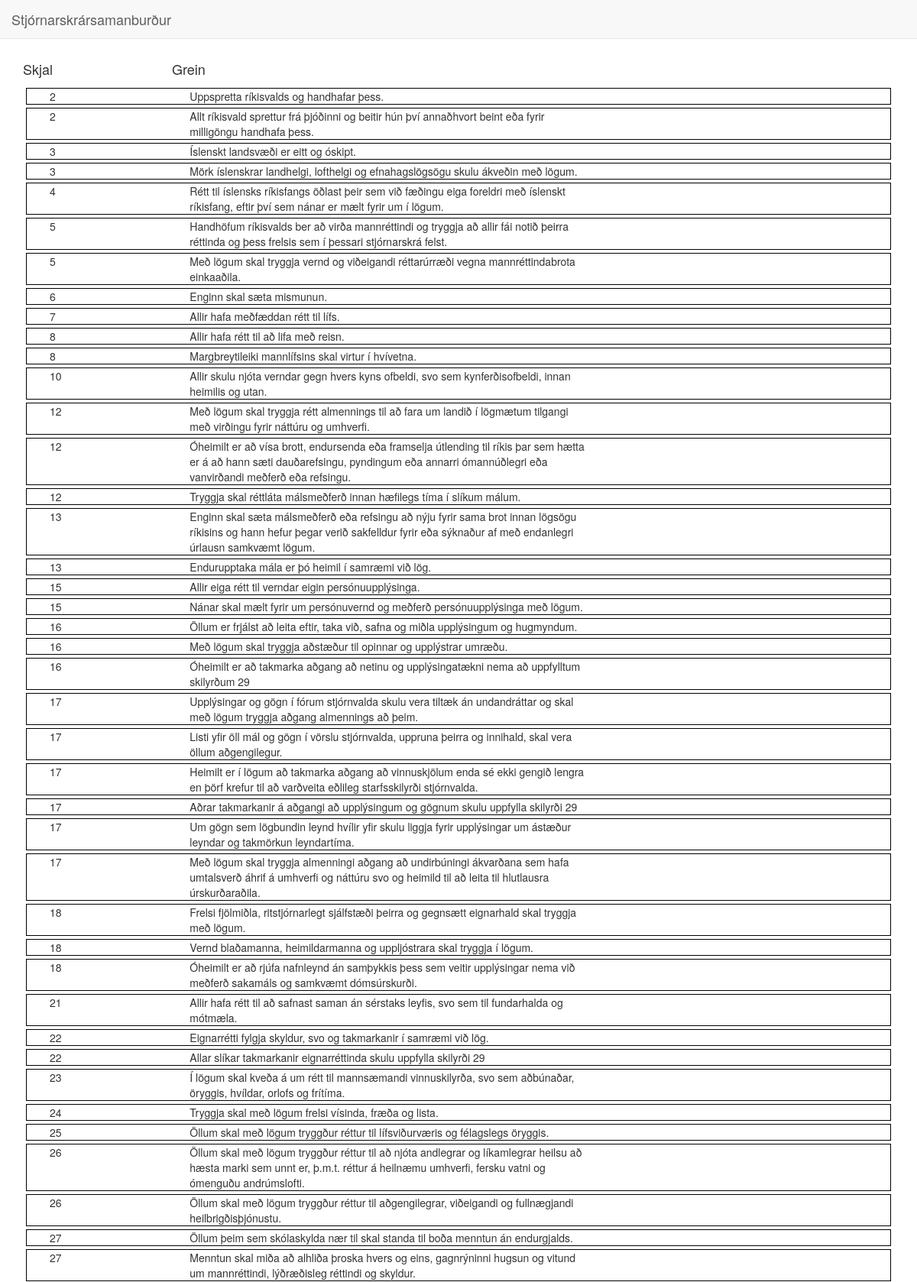
The page /new/ (upper part) on the database its author committed.
### compare/models.py (models this page shows, shortened)
class Sentence(models.Model):
	text = models.CharField(max_length = 1024)
	ORIGIN_CHOICES = (
	    (1, _("Stjórnarskrá")),
    	(2, _("Frumvarp"))
	)
	origin = models.IntegerField(choices=ORIGIN_CHOICES, default=1)
	article_nr = models.CharField(max_length=3)
	def __str__(self):
		return self.text

### compare/views.py (the view)
# urls.py: url(r'^new/$', NewList.as_view(), name='new_list'),
class NewList(ListView):
	model = Match
	template_name = 'compare/new_list.html'
	def get_context_data(self, **kwargs):
		context = super(NewList, self).get_context_data(**kwargs)
		match_frumvarp = Match.objects.filter(frumvarp__origin=2)
		frumvarp_sentence = [f.frumvarp.id for f in match_frumvarp]
		context['new_list'] = Sentence.objects.filter(origin=2).exclude(id__in=frumvarp_sentence)
		return context

### compare/templates/compare/new_list.html
{% extends 'compare/index.html'%}
{% block content %}
	<div class="row">
		<div class="col-md-12">
			<div class="row">
				<div class="col-md-2"><h4>Skjal</h4></div>
				<div class="col-md-6"><h4>Grein</h4></div>
			</div>
		</div>
	</div>
	{% for f in new_list %}
		<div class="row boxed">
			<div class="col-md-12">
				<div class="col-md-2">
					{{ f.article_nr }}
				</div>
				<div class="col-md-6">
					{{ f }}
				</div>
			</div>
		</div>
	{% endfor %}
{% endblock %}

### templates/base.html (style rules this page uses)
div.boxed { border: thin solid black; margin: 4px; }

### rows shown on the page
Sentence: article_nr "2", text "Uppspretta ríkisvalds og handhafar þess."
Sentence: article_nr "2", text "Allt ríkisvald sprettur frá þjóðinni og beitir hún því annaðhvort beint eða fyrir milligöngu handhafa þess."
Sentence: article_nr "3", text "Íslenskt landsvæði er eitt og óskipt."
Sentence: article_nr "3", text "Mörk íslenskrar landhelgi, lofthelgi og efnahagslögsögu skulu ákveðin með lögum."
Sentence: article_nr "4", text "Rétt til íslensks ríkisfangs öðlast þeir sem við fæðingu eiga foreldri með íslenskt ríkisfang, eftir því sem nánar er mælt fyrir um í lögum."
Sentence: article_nr "5", text "Handhöfum ríkisvalds ber að virða mannréttindi og tryggja að allir fái notið þeirra réttinda og þess frelsis sem í þessari stjórnarskrá felst."
Sentence: article_nr "5", text "Með lögum skal tryggja vernd og viðeigandi réttarúrræði vegna mannréttindabrota einkaaðila."
Sentence: article_nr "6", text "Enginn skal sæta mismunun."
Sentence: article_nr "7", text "Allir hafa meðfæddan rétt til lífs."
Sentence: article_nr "8", text "Allir hafa rétt til að lifa með reisn."
Sentence: article_nr "8", text "Margbreytileiki mannlífsins skal virtur í hvívetna."
Sentence: article_nr "10", text "Allir skulu njóta verndar gegn hvers kyns ofbeldi, svo sem kynferðisofbeldi, innan heimilis og utan."
Sentence: article_nr "12", text "Með lögum skal tryggja rétt almennings til að fara um landið í lögmætum tilgangi með virðingu fyrir náttúru og umhverfi."
Sentence: article_nr "12", text "Óheimilt er að vísa brott, endursenda eða framselja útlending til ríkis þar sem hætta er á að hann sæti dauðarefsingu, pyndingum eða annarri ómannúðlegri eða vanvirðandi meðferð eða refsingu."
Sentence: article_nr "12", text "Tryggja skal réttláta málsmeðferð innan hæfilegs tíma í slíkum málum."
Sentence: article_nr "13", text "Enginn skal sæta málsmeðferð eða refsingu að nýju fyrir sama brot innan lögsögu ríkisins og hann hefur þegar verið sakfelldur fyrir eða sýknaður af með endanlegri úrlausn samkvæmt lögum."
Sentence: article_nr "13", text "Endurupptaka mála er þó heimil í samræmi við lög."
Sentence: article_nr "15", text "Allir eiga rétt til verndar eigin persónuupplýsinga."
Sentence: article_nr "15", text "Nánar skal mælt fyrir um persónuvernd og meðferð persónuupplýsinga með lögum."
Sentence: article_nr "16", text "Öllum er frjálst að leita eftir, taka við, safna og miðla upplýsingum og hugmyndum."
Sentence: article_nr "16", text "Með lögum skal tryggja aðstæður til opinnar og upplýstrar umræðu."
Sentence: article_nr "16", text "Óheimilt er að takmarka aðgang að netinu og upplýsingatækni nema að uppfylltum skilyrðum 29"
Sentence: article_nr "17", text "Upplýsingar og gögn í fórum stjórnvalda skulu vera tiltæk án undandráttar og skal með lögum tryggja aðgang almennings að þeim."
Sentence: article_nr "17", text "Listi yfir öll mál og gögn í vörslu stjórnvalda, uppruna þeirra og innihald, skal vera öllum aðgengilegur."
Sentence: article_nr "17", text "Heimilt er í lögum að takmarka aðgang að vinnuskjölum enda sé ekki gengið lengra en þörf krefur til að varðveita eðlileg starfsskilyrði stjórnvalda."
Sentence: article_nr "17", text "Aðrar takmarkanir á aðgangi að upplýsingum og gögnum skulu uppfylla skilyrði 29"
Sentence: article_nr "17", text "Um gögn sem lögbundin leynd hvílir yfir skulu liggja fyrir upplýsingar um ástæður leyndar og takmörkun leyndartíma."
Sentence: article_nr "17", text "Með lögum skal tryggja almenningi aðgang að undirbúningi ákvarðana sem hafa umtalsverð áhrif á umhverfi og náttúru svo og heimild til að leita til hlutlausra úrskurðaraðila."
Sentence: article_nr "18", text "Frelsi fjölmiðla, ritstjórnarlegt sjálfstæði þeirra og gegnsætt eignarhald skal tryggja með lögum."
Sentence: article_nr "18", text "Vernd blaðamanna, heimildarmanna og uppljóstrara skal tryggja í lögum."
Sentence: article_nr "18", text "Óheimilt er að rjúfa nafnleynd án samþykkis þess sem veitir upplýsingar nema við meðferð sakamáls og samkvæmt dómsúrskurði."
Sentence: article_nr "21", text "Allir hafa rétt til að safnast saman án sérstaks leyfis, svo sem til fundarhalda og mótmæla."
Sentence: article_nr "22", text "Eignarrétti fylgja skyldur, svo og takmarkanir í samræmi við lög."
Sentence: article_nr "22", text "Allar slíkar takmarkanir eignarréttinda skulu uppfylla skilyrði 29"
Sentence: article_nr "23", text "Í lögum skal kveða á um rétt til mannsæmandi vinnuskilyrða, svo sem aðbúnaðar, öryggis, hvíldar, orlofs og frítíma."
Sentence: article_nr "24", text "Tryggja skal með lögum frelsi vísinda, fræða og lista."
Sentence: article_nr "25", text "Öllum skal með lögum tryggður réttur til lífsviðurværis og félagslegs öryggis."
Sentence: article_nr "26", text "Öllum skal með lögum tryggður réttur til að njóta andlegrar og líkamlegrar heilsu að hæsta marki sem unnt er, þ.m.t. réttur á heilnæmu umhverfi, fersku vatni og ómenguðu andrúmslofti."
Sentence: article_nr "26", text "Öllum skal með lögum tryggður réttur til aðgengilegrar, viðeigandi og fullnægjandi heilbrigðisþjónustu."
Sentence: article_nr "27", text "Öllum þeim sem skólaskylda nær til skal standa til boða menntun án endurgjalds."
Sentence: article_nr "27", text "Menntun skal miða að alhliða þroska hvers og eins, gagnrýninni hugsun og vitund um mannréttindi, lýðræðisleg réttindi og skyldur."
